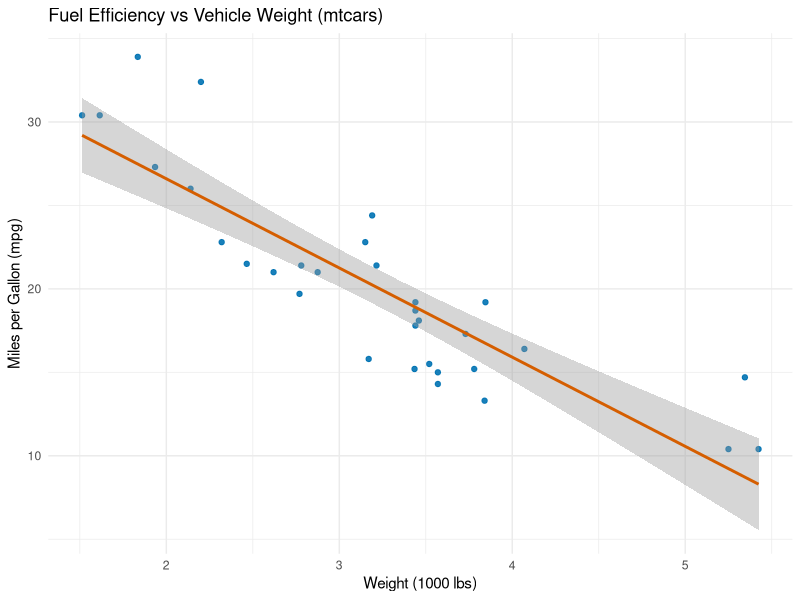

This figure's R source:
# Data Science Demo 1: Linear regression + visualization
#
# Why this exists:
# - Regression quantifies the relationship between variables.
# - Visualizing the data alongside the fitted line helps validate that a linear
#   model is a reasonable first approximation and reveals outliers.


#   ITP321_AUTO_INSTALL=1
auto_install <- identical(Sys.getenv("ITP321_AUTO_INSTALL"), "1")

ensure_package <- function(pkg) {
  if (!requireNamespace(pkg, quietly = TRUE)) {
    if (isTRUE(auto_install)) {
      install.packages(pkg)
    } else {
      stop(
        sprintf(
          "Missing dependency: %s. Install it with install.packages('%s')\nOr re-run with ITP321_AUTO_INSTALL=1 to auto-install.",
          pkg,
          pkg
        ),
        call. = FALSE
      )
    }
  }
}

ensure_package("ggplot2")

# ---- Data ----
# Built-in dataset keeps the script reproducible (no local file paths needed).
data(mtcars)

# ---- Functions ----
fit_mpg_vs_weight <- function(data = mtcars) {
  # We fit mpg ~ wt because weight is a commonly interpreted explanatory variable
  # for fuel efficiency (simple, interpretable model for demonstration).
  lm(mpg ~ wt, data = data)
}

plot_mpg_vs_weight <- function(data = mtcars) {
  # A scatter plot is the fastest way to detect trends, non-linearity, and outliers.
  ggplot2::ggplot(data, ggplot2::aes(x = wt, y = mpg)) +
    ggplot2::geom_point(alpha = 0.9, color = "#0072B2") +
    ggplot2::geom_smooth(method = "lm", se = TRUE, color = "#D55E00") +
    ggplot2::labs(
      title = "Fuel Efficiency vs Vehicle Weight (mtcars)",
      x = "Weight (1000 lbs)",
      y = "Miles per Gallon (mpg)"
    ) +
    ggplot2::theme_minimal()
}

# ---- Run analysis ----
model <- fit_mpg_vs_weight(mtcars)
print(summary(model))
print(plot_mpg_vs_weight(mtcars))
